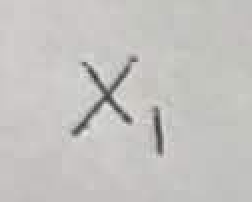
#> input picture data/custom/author_0/physical/equations_1_03.png, 126 x 101 px, found by its file name (shown 2 times larger); its folder holds 4 pictures in this run
$ python otsu_binarize.py
#> lines starting #> are read from the running program, lines starting #| are printed output that depends on the picture; after the words box and inside, x2 and y2 are one past the last pixel; in counts of white or black regions, pixels touching at a corner belong together
import os
import argparse
import cv2

CUSTOM_IMG_DIR = "data/custom/author_0/physical"


def parse_args():
    parser = argparse.ArgumentParser(description="Otsu binarization")
    parser.add_argument("--img-dir", default=CUSTOM_IMG_DIR)
    return parser.parse_args()


def otsu_binarize(path, output_path=None):
    """
    Binarizes all non-.bmp images within a directory, then saves them as a new
    .bmp image each.
    """

    if path.lower().endswith(".bmp"):
        return path

    img = cv2.imread(path, cv2.IMREAD_GRAYSCALE)
#> img: shape (101, 126); min 51, max 231, mean 194.8
    if img is None:
        raise FileNotFoundError(path)

    _, binarized = cv2.threshold(img, 0, 255, cv2.THRESH_BINARY + cv2.THRESH_OTSU)
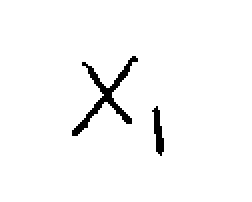
#> binarized: shape (101, 126) (shown 2 times larger); 97.3% white; 2 black regions, box (x1, y1, x2, y2) and area: (36, 28, 69, 68) 263, (76, 53, 82, 78) 81
    binarized = cv2.bitwise_not(binarized)

    output_path = output_path or os.path.splitext(path)[0] + ".bmp"
    cv2.imwrite(output_path, binarized)
    return output_path


if __name__ == "__main__":
    args = parse_args()
    non_bmp = [
        os.path.join(args.img_dir, f)
        for f in os.listdir(args.img_dir)
        if not f.lower().endswith(".bmp")
    ]

    for path in non_bmp:
        out = otsu_binarize(path)
        print(f"Saved to {out}")
#> pass 2 of the loop `for path in non_bmp:`:
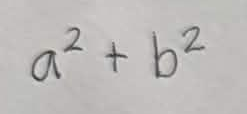
#> input picture data/custom/author_0/physical/equations_1_05.png, 247 x 114 px, found by its file name
#> img: shape (114, 247)
#> in otsu_binarize (call 2), `_, binarized = cv2.threshold(img, 0, 255, cv2.THRESH_BINARY + cv2.THRE..`:
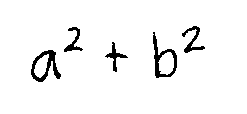
#> binarized: shape (114, 247); 95.7% white; 5 black regions, box (x1, y1, x2, y2) and area: (31, 50, 61, 82) 359, (153, 32, 177, 78) 332, (182, 26, 205, 53) 197, (105, 42, 128, 72) 163, (64, 27, 83, 52) 159
